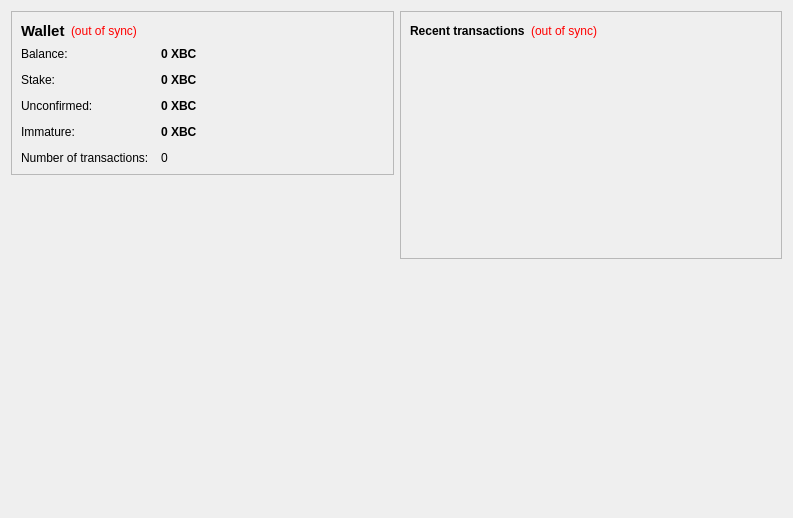
<?xml version="1.0" encoding="UTF-8"?>
<ui version="4.0">
 <class>OverviewPage</class>
 <widget class="QWidget" name="OverviewPage">
  <property name="geometry">
   <rect>
    <x>0</x>
    <y>0</y>

    <width>793</width>
    <height>518</height>
    <width>760</width>
    <height>342</height>

   </rect>
  </property>
  <property name="windowTitle">
   <string>Form</string>
  </property>
  <layout class="QHBoxLayout" name="horizontalLayout" stretch="1,1">
   <item>
    <layout class="QVBoxLayout" name="verticalLayout_2">
     <item>
      <widget class="QFrame" name="frame">
       <property name="frameShape">
        <enum>QFrame::StyledPanel</enum>
       </property>
       <property name="frameShadow">
        <enum>QFrame::Raised</enum>
       </property>
       <layout class="QVBoxLayout" name="verticalLayout_4">
        <item>
         <layout class="QHBoxLayout" name="horizontalLayout_4">
          <item>
           <widget class="QLabel" name="label_5">
            <property name="font">
             <font>
              <pointsize>11</pointsize>
              <weight>75</weight>
              <bold>true</bold>
             </font>
            </property>
            <property name="text">
             <string>Wallet</string>
            </property>
           </widget>
          </item>
          <item>
           <widget class="QLabel" name="labelWalletStatus">
            <property name="toolTip">
             <string>The displayed information may be out of date. Your wallet automatically synchronizes with the bitcoinplus network after a connection is established, but this process has not completed yet.</string>
            </property>
            <property name="styleSheet">
             <string notr="true">QLabel { color: red; }</string>
            </property>
            <property name="text">
             <string notr="true">(out of sync)</string>
            </property>
            <property name="alignment">
             <set>Qt::AlignLeading|Qt::AlignLeft|Qt::AlignVCenter</set>
            </property>
           </widget>
          </item>
          <item>
           <spacer name="horizontalSpacer_2">
            <property name="orientation">
             <enum>Qt::Horizontal</enum>
            </property>
            <property name="sizeHint" stdset="0">
             <size>
              <width>40</width>
              <height>20</height>
             </size>
            </property>
           </spacer>
          </item>
         </layout>
        </item>
        <item>
         <layout class="QFormLayout" name="formLayout_2">
          <property name="fieldGrowthPolicy">
           <enum>QFormLayout::AllNonFixedFieldsGrow</enum>
          </property>
          <property name="horizontalSpacing">
           <number>12</number>
          </property>
          <property name="verticalSpacing">
           <number>12</number>
          </property>
          <item row="0" column="0">
           <widget class="QLabel" name="label">
            <property name="text">
             <string>Balance:</string>
            </property>
           </widget>
          </item>
          <item row="0" column="1">
           <widget class="QLabel" name="labelBalance">
            <property name="font">
             <font>
              <weight>75</weight>
              <bold>true</bold>
             </font>
            </property>
            <property name="cursor">
             <cursorShape>IBeamCursor</cursorShape>
            </property>
            <property name="toolTip">
             <string>Your current balance</string>
            </property>
            <property name="text">
             <string notr="true">0 XBC</string>
            </property>
            <property name="textInteractionFlags">
             <set>Qt::LinksAccessibleByMouse|Qt::TextSelectableByKeyboard|Qt::TextSelectableByMouse</set>
            </property>
           </widget>
          </item>
          <item row="1" column="0">
           <widget class="QLabel" name="label_6">
            <property name="text">
             <string>Stake:</string>
            </property>
           </widget>
          </item>
          <item row="1" column="1">
           <widget class="QLabel" name="labelStake">
            <property name="font">
             <font>
              <weight>75</weight>
              <bold>true</bold>
             </font>
            </property>
            <property name="cursor">
             <cursorShape>IBeamCursor</cursorShape>
            </property>
            <property name="toolTip">
             <string>Total of coins that was staked, and do not yet count toward the current balance</string>
            </property>
            <property name="text">
             <string notr="true">0 XBC</string>
            </property>
            <property name="textInteractionFlags">
             <set>Qt::LinksAccessibleByMouse|Qt::TextSelectableByKeyboard|Qt::TextSelectableByMouse</set>
            </property>
           </widget>
          </item>
          <item row="2" column="0">
           <widget class="QLabel" name="label_3">
            <property name="text">
             <string>Unconfirmed:</string>
            </property>
           </widget>
          </item>
          <item row="2" column="1">
           <widget class="QLabel" name="labelUnconfirmed">
            <property name="font">
             <font>
              <weight>75</weight>
              <bold>true</bold>
             </font>
            </property>
            <property name="cursor">
             <cursorShape>IBeamCursor</cursorShape>
            </property>
            <property name="toolTip">
             <string>Total of transactions that have yet to be confirmed, and do not yet count toward the current balance</string>
            </property>
            <property name="text">
             <string notr="true">0 XBC</string>
            </property>
            <property name="textInteractionFlags">
             <set>Qt::LinksAccessibleByMouse|Qt::TextSelectableByKeyboard|Qt::TextSelectableByMouse</set>
            </property>
           </widget>
          </item>
          <item row="3" column="0">
           <widget class="QLabel" name="labelImmatureText">
            <property name="text">
             <string>Immature:</string>
            </property>
           </widget>
          </item>
          <item row="3" column="1">
           <widget class="QLabel" name="labelImmature">
            <property name="font">
             <font>
              <weight>75</weight>
              <bold>true</bold>
             </font>
            </property>
            <property name="toolTip">
             <string>Mined balance that has not yet matured</string>
            </property>
            <property name="text">
             <string notr="true">0 XBC</string>
            </property>
            <property name="textInteractionFlags">
             <set>Qt::LinksAccessibleByMouse|Qt::TextSelectableByKeyboard|Qt::TextSelectableByMouse</set>
            </property>
           </widget>
          </item>
          <item row="4" column="0">
           <widget class="QLabel" name="label_2">
            <property name="text">
             <string>Number of transactions:</string>
            </property>
           </widget>
          </item>
          <item row="4" column="1">
           <widget class="QLabel" name="labelNumTransactions">
            <property name="toolTip">
             <string>Total number of transactions in wallet</string>
            </property>
            <property name="text">
             <string notr="true">0</string>
            </property>
           </widget>
          </item>
         </layout>
        </item>
       </layout>
      </widget>
     </item>
     <item>
      <spacer name="verticalSpacer">
       <property name="orientation">
        <enum>Qt::Vertical</enum>
       </property>
       <property name="sizeHint" stdset="0">
        <size>
         <width>20</width>
         <height>40</height>
        </size>
       </property>
      </spacer>
     </item>
     <item>
      <widget class="QLabel" name="label_6">
       <property name="text">
        <string/>
       </property>
       <property name="pixmap">
        <pixmap resource="../bitcoin.qrc">:/images/backg</pixmap>
       </property>
       <property name="scaledContents">
        <bool>false</bool>
       </property>
       <property name="alignment">
        <set>Qt::AlignCenter</set>
       </property>
       <property name="margin">
        <number>-2</number>
       </property>
      </widget>
     </item>
    </layout>
   </item>
   <item>
    <layout class="QVBoxLayout" name="verticalLayout_3">
     <item>
      <widget class="QFrame" name="frame_2">
       <property name="frameShape">
        <enum>QFrame::StyledPanel</enum>
       </property>
       <property name="frameShadow">
        <enum>QFrame::Raised</enum>
       </property>
       <layout class="QVBoxLayout" name="verticalLayout">
        <item>
         <layout class="QHBoxLayout" name="horizontalLayout_2">
          <item>
           <widget class="QLabel" name="label_4">
            <property name="text">
             <string>&lt;b&gt;Recent transactions&lt;/b&gt;</string>
            </property>
           </widget>
          </item>
          <item>
           <widget class="QLabel" name="labelTransactionsStatus">
            <property name="toolTip">
             <string>The displayed information may be out of date. Your wallet automatically synchronizes with the bitcoinplus network after a connection is established, but this process has not completed yet.</string>
            </property>
            <property name="styleSheet">
             <string notr="true">QLabel { color: red; }</string>
            </property>
            <property name="text">
             <string notr="true">(out of sync)</string>
            </property>
            <property name="alignment">
             <set>Qt::AlignRight|Qt::AlignTrailing|Qt::AlignVCenter</set>
            </property>
           </widget>
          </item>
          <item>
           <spacer name="horizontalSpacer">
            <property name="orientation">
             <enum>Qt::Horizontal</enum>
            </property>
            <property name="sizeHint" stdset="0">
             <size>
              <width>40</width>
              <height>20</height>
             </size>
            </property>
           </spacer>
          </item>
         </layout>
        </item>
        <item>
         <widget class="QListView" name="listTransactions">
          <property name="styleSheet">
           <string notr="true">QListView { background: transparent; }</string>
          </property>
          <property name="frameShape">
           <enum>QFrame::NoFrame</enum>
          </property>
          <property name="verticalScrollBarPolicy">
           <enum>Qt::ScrollBarAlwaysOff</enum>
          </property>
          <property name="horizontalScrollBarPolicy">
           <enum>Qt::ScrollBarAlwaysOff</enum>
          </property>
          <property name="selectionMode">
           <enum>QAbstractItemView::NoSelection</enum>
          </property>
         </widget>
        </item>
       </layout>
      </widget>
     </item>
     <item>
      <spacer name="verticalSpacer_2">
       <property name="orientation">
        <enum>Qt::Vertical</enum>
       </property>
       <property name="sizeHint" stdset="0">
        <size>
         <width>20</width>
         <height>40</height>
        </size>
       </property>
      </spacer>
     </item>
    </layout>
   </item>
  </layout>
 </widget>
 <resources/>
 <connections/>
</ui>
